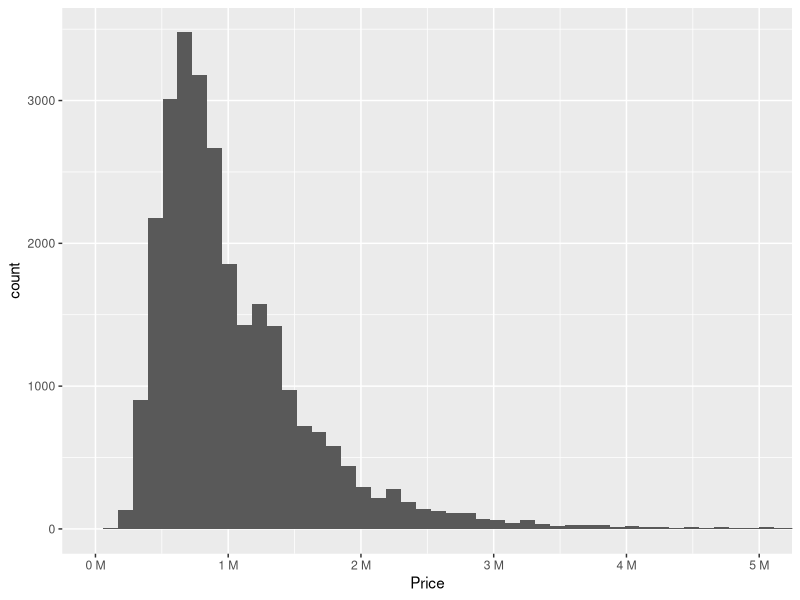
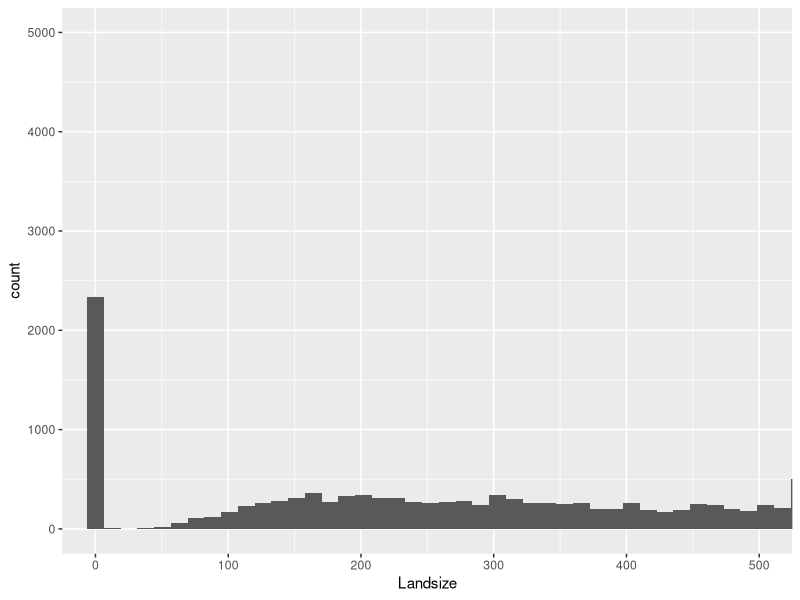
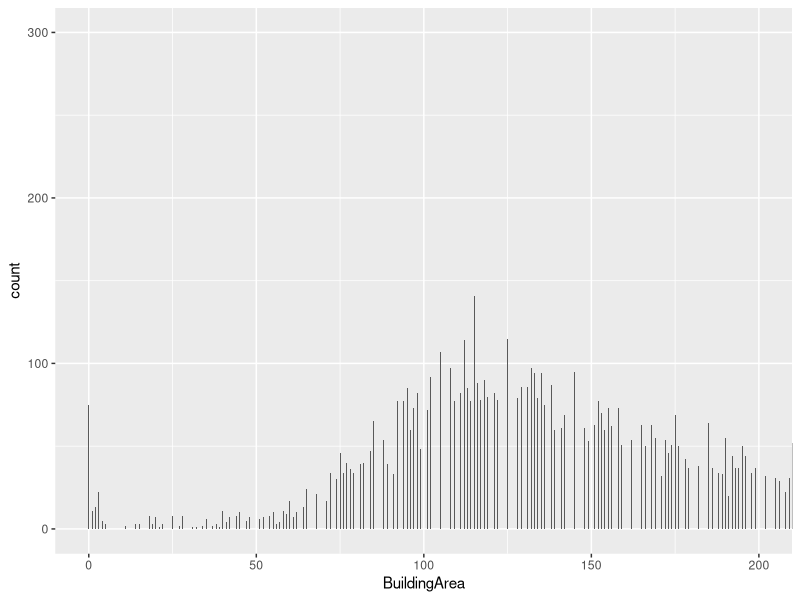
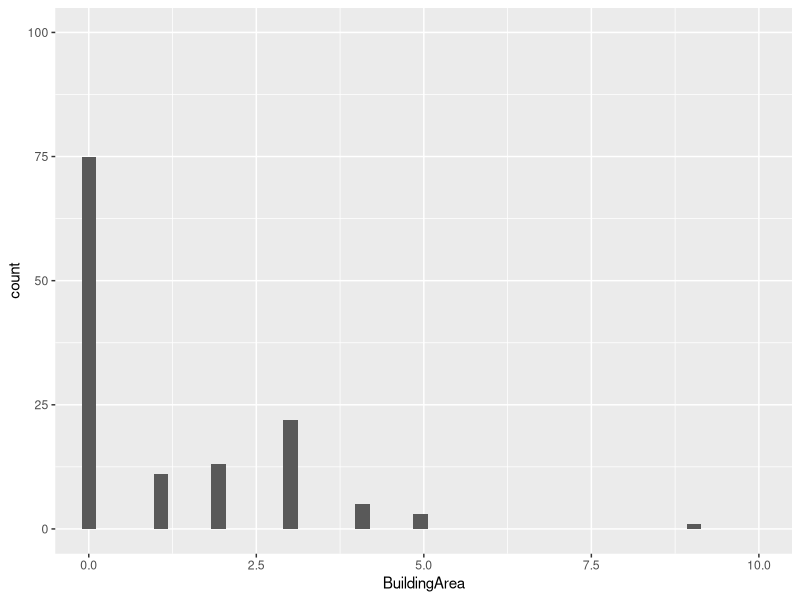

These figures' R source, in order: (Note: this script raises an error after producing the figures.)
housing_dataset <- read.csv("melbourne_data.csv",
                            stringsAsFactors = FALSE, na.strings = "#N/A")

str(housing_dataset)

housing_dataset$X <- NULL

housing_dataset$Date <- as.Date(housing_dataset$Date, format = "%d/%m/%Y")

str(housing_dataset$Date)
summary(housing_dataset$Date)

housing_dataset$Type[housing_dataset$Type == "h"] <- "House"
housing_dataset$Type[housing_dataset$Type == "u"] <- "Unit/Duplex"
housing_dataset$Type[housing_dataset$Type == "t"] <- "Townhouse"
housing_dataset$Type <- factor(housing_dataset$Type)

levels(factor(housing_dataset$Type))
str(housing_dataset$Type)
summary(housing_dataset$Type)

housing_dataset$Price <- as.integer(housing_dataset$Price)

str(housing_dataset$Price)
summary(housing_dataset$Price)

housing_dataset$Landsize <- as.integer(housing_dataset$Landsize)
housing_dataset$BuildingArea <- as.integer(housing_dataset$BuildingArea)

str(housing_dataset$Landsize)
summary(housing_dataset$Landsize)

str(housing_dataset$BuildingArea)
summary(housing_dataset$BuildingArea)

housing_dataset$Rooms <- as.integer(housing_dataset$Rooms)
housing_dataset$Bathroom <- as.integer(housing_dataset$Bathroom)
housing_dataset$Car <- as.integer(housing_dataset$Car)

str(housing_dataset$Rooms)
summary(housing_dataset$Rooms)

str(housing_dataset$Bathroom)
summary(housing_dataset$Bathroom)

str(housing_dataset$Car)
summary(housing_dataset$Car)

housing_dataset$YearBuilt <- as.integer(housing_dataset$YearBuilt)
str(housing_dataset$YearBuilt)
summary(housing_dataset$YearBuilt)

housing_dataset$Distance <- as.numeric(housing_dataset$Distance)

str(housing_dataset$Distance)
summary(housing_dataset$Distance)

housing_dataset$Regionname <- factor(housing_dataset$Regionname)

levels(factor(housing_dataset$Regionname))
str(housing_dataset$Regionname)
summary(housing_dataset$Regionname)

housing_dataset$Propertycount <- factor(housing_dataset$Propertycount)

levels(factor(housing_dataset$Propertycount))

str(housing_dataset$Propertycount)
summary(housing_dataset$Propertycount)

housing_dataset[is.na(housing_dataset$Distance), ]
housing_dataset[is.na(housing_dataset$Regionname), ]
housing_dataset[is.na(housing_dataset$Propertycount), ]

summary(housing_dataset$Regionname[housing_dataset$Distance == 5.1])

housing_dataset[18524, "Regionname"] <- "Western Metropolitan"

summary(housing_dataset$Regionname[housing_dataset$Distance == 7.7])

housing_dataset[26889, "Regionname"] <- "Southern Metropolitan"

summary(housing_dataset$Propertycount[housing_dataset$Distance == 5.1 &
                                      housing_dataset$Regionname == "Western Metropolitan"])

housing_dataset[18524, "Price"]

summary(housing_dataset$Price[housing_dataset$Distance == 5.1 &
                              housing_dataset$Regionname == "Western Metropolitan" &
                              housing_dataset$Propertycount == 7570])

summary(housing_dataset$Price[housing_dataset$Distance == 5.1 &
                              housing_dataset$Regionname == "Western Metropolitan" &
                              housing_dataset$Propertycount == 2417])

housing_dataset[18524, "Propertycount"] <- 7570

summary(housing_dataset$Propertycount[housing_dataset$Distance == 7.7 &
                                      housing_dataset$Regionname == "Southern Metropolitan"])

housing_dataset[26889, "Price"]

summary(housing_dataset$Price[housing_dataset$Distance == 7.7 &
                              housing_dataset$Regionname == "Southern Metropolitan" &
                              housing_dataset$Propertycount == 8920])

summary(housing_dataset$Price[housing_dataset$Distance == 7.7 &
                              housing_dataset$Regionname == "Southern Metropolitan" &
                              housing_dataset$Propertycount == 8989])

housing_dataset[26889, "Propertycount"] <- 8989

housing_dataset[29484, ]

housing_dataset <- housing_dataset[-c(29484), ]

summary(housing_dataset)

quantile(housing_dataset$Price, 0.99, na.rm = TRUE)
quantile(housing_dataset$Price, 0.01, na.rm = TRUE)

library(ggplot2)
library(scales)

ggplot(data = housing_dataset, aes(x = Price)) +
  geom_histogram(bins = 100) +
  coord_cartesian(xlim = c(0, 5000000)) +
  scale_x_continuous(labels = unit_format(unit = "M", scale = 1e-6))

housing_dataset <- housing_dataset[(housing_dataset$Price <= quantile(housing_dataset$Price, 0.99, na.rm = TRUE) |
                                    is.na(housing_dataset$Price)), ]
housing_dataset <- housing_dataset[(housing_dataset$Price >= quantile(housing_dataset$Price, 0.01, na.rm = TRUE) |
                                    is.na(housing_dataset$Price)), ]

quantile(housing_dataset$Landsize, 0.99, na.rm = TRUE)
quantile(housing_dataset$Landsize, 0.01, na.rm = TRUE)

ggplot(data = housing_dataset, aes(x = Landsize)) +
  geom_histogram(bins = nrow(housing_dataset)) +
  coord_cartesian(xlim = c(0, 500), ylim = c(0, 5000))

housing_dataset <- housing_dataset[housing_dataset$Landsize > 0 | is.na(housing_dataset$Landsize), ]

quantile(housing_dataset$Landsize, 0.99, na.rm = TRUE)
quantile(housing_dataset$Landsize, 0.01, na.rm = TRUE)

housing_dataset <- housing_dataset[(housing_dataset$Landsize < quantile(housing_dataset$Landsize, 0.99, na.rm = TRUE) |
                                    is.na(housing_dataset$Landsize)), ]
housing_dataset <- housing_dataset[(housing_dataset$Landsize > quantile(housing_dataset$Landsize, 0.01, na.rm = TRUE) |
                                    is.na(housing_dataset$Landsize)), ]

quantile(housing_dataset$BuildingArea, 0.99, na.rm = TRUE)
quantile(housing_dataset$BuildingArea, 0.01, na.rm = TRUE)

ggplot(data = housing_dataset, aes(x = BuildingArea)) +
  geom_histogram(bins = nrow(housing_dataset)) +
  coord_cartesian(xlim = c(0, 200), ylim = c(0, 300))

ggplot(data = housing_dataset, aes(x = BuildingArea)) +
  geom_histogram(bins = nrow(housing_dataset)) +
  coord_cartesian(xlim = c(0, 10), ylim = c(0, 100))

housing_dataset <- housing_dataset[housing_dataset$BuildingArea > 5 | is.na(housing_dataset$BuildingArea), ]

quantile(housing_dataset$BuildingArea, 0.99, na.rm = TRUE)
quantile(housing_dataset$BuildingArea, 0.01, na.rm = TRUE)

housing_dataset <- housing_dataset[(housing_dataset$BuildingArea < quantile(housing_dataset$BuildingArea, 0.99, na.rm = TRUE) |
                                    is.na(housing_dataset$BuildingArea)), ]
housing_dataset <- housing_dataset[(housing_dataset$BuildingArea > quantile(housing_dataset$BuildingArea, 0.01, na.rm = TRUE) |
                                    is.na(housing_dataset$BuildingArea)), ]

housing_dataset <- housing_dataset[housing_dataset$BuildingArea < housing_dataset$Landsize |
                                  is.na(housing_dataset$BuildingArea) |
                                  is.na(housing_dataset$Landsize), ]

quantile(housing_dataset$Rooms, 0.99, na.rm = TRUE)
quantile(housing_dataset$Rooms, 0.01, na.rm = TRUE)

housing_dataset <- housing_dataset[housing_dataset$Rooms <= quantile(housing_dataset$Rooms, 0.99, na.rm = TRUE), ]
housing_dataset <- housing_dataset[housing_dataset$Rooms >= quantile(housing_dataset$Rooms, 0.01, na.rm = TRUE), ]

quantile(housing_dataset$Bathroom, 0.99, na.rm = TRUE)
quantile(housing_dataset$Bathroom, 0.01, na.rm = TRUE)

housing_dataset <- housing_dataset[(housing_dataset$Bathroom <= quantile(housing_dataset$Bathroom, 0.99, na.rm = TRUE) | is.na(housing_dataset$Bathroom)), ]
housing_dataset <- housing_dataset[(housing_dataset$Bathroom >= quantile(housing_dataset$Bathroom, 0.01, na.rm = TRUE) | is.na(housing_dataset$Bathroom)), ]

quantile(housing_dataset$Car, 0.99, na.rm = TRUE)
quantile(housing_dataset$Car, 0.01, na.rm = TRUE)

housing_dataset <- housing_dataset[(housing_dataset$Car <= quantile(housing_dataset$Car, 0.99, na.rm = TRUE) |
                                  is.na(housing_dataset$Car)), ]
housing_dataset <- housing_dataset[(housing_dataset$Car >= quantile(housing_dataset$Car, 0.01, na.rm = TRUE) |
                                  is.na(housing_dataset$Car)), ]

quantile(housing_dataset$YearBuilt, 0.99, na.rm = TRUE)
quantile(housing_dataset$YearBuilt, 0.01, na.rm = TRUE)

housing_dataset <- housing_dataset[(housing_dataset$YearBuilt <= quantile(housing_dataset$YearBuilt, 0.99, na.rm = TRUE) |
                                  is.na(housing_dataset$YearBuilt)), ]
housing_dataset <- housing_dataset[(housing_dataset$YearBuilt >= quantile(housing_dataset$YearBuilt, 0.01, na.rm = TRUE) |
                                  is.na(housing_dataset$YearBuilt)), ]

summary(housing_dataset)

library(mice)
init <- mice(housing_dataset, maxit = 0)

meth <- init$method
meth

meth[c("YearBuilt", "BuildingArea")] <- ""

pred_m <- quickpred(housing_dataset, mincor = 0.2)
pred_m

pred_m[, c("Date", "YearBuilt", "BuildingArea")] <- 0

imp <- mice(data = housing_dataset, method = meth, predictorMatrix = pred_m)
housing_dataset <- complete(imp)

housing_dataset$BuildingArea <- NULL
housing_dataset$YearBuilt <- NULL
summary(housing_dataset)

knitr::purl(input = "melbourne-housing.Rmd", output = "melbourne-housing-no-doc.R", documentation = 0)
file.rename(from = "melbourne-housing.md", to = "README.md")
